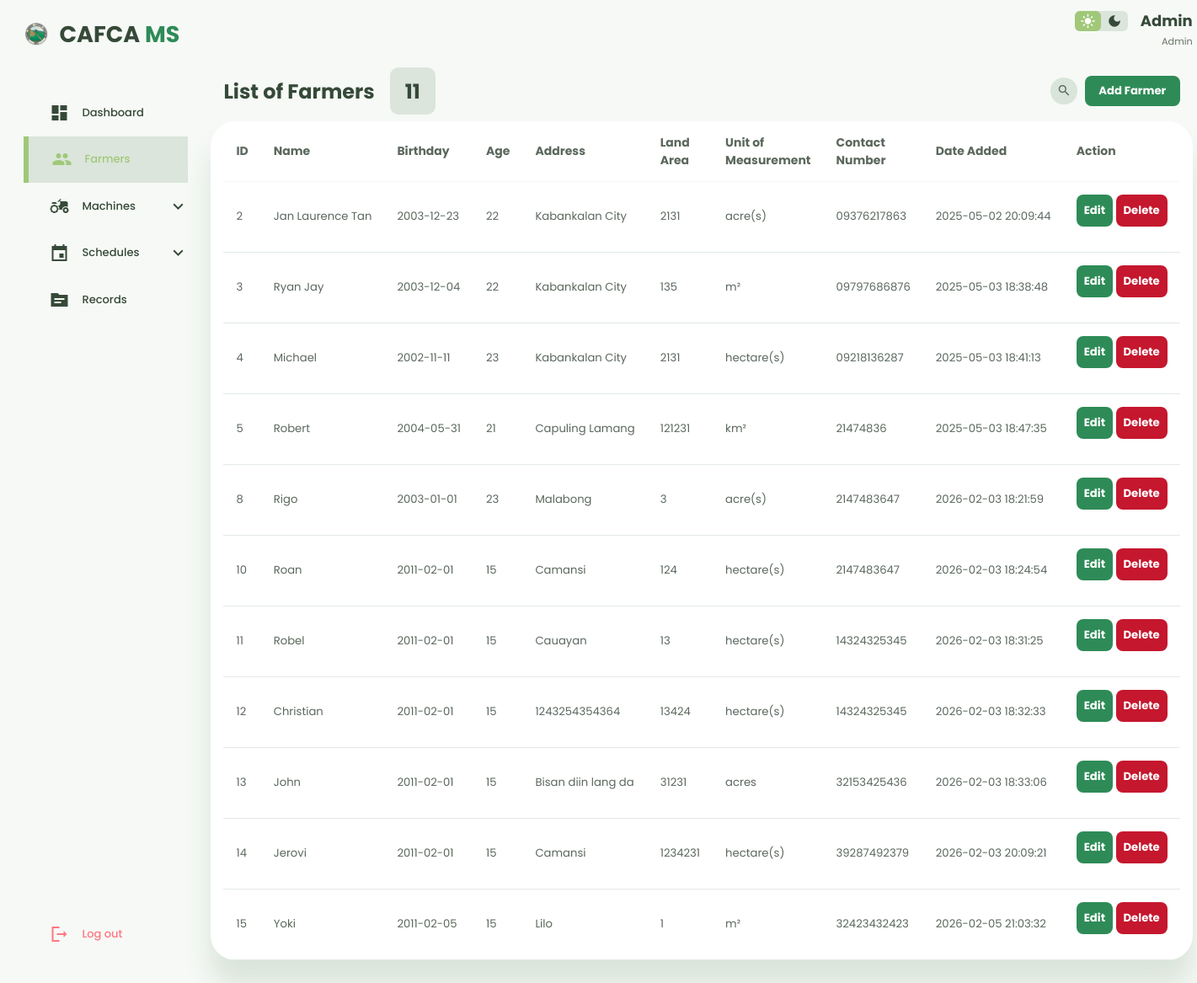
Screenshot of /dashboard/farmers_sec/farmers.php (signed in) with the database file from the repository.
### tables this page shows
CREATE TABLE `farmers` (
  `id` int(255) NOT NULL,
  `name` varchar(255) NOT NULL,
  `age` int(2) NOT NULL,
  `birthday` date NOT NULL,
  `address` varchar(255) NOT NULL,
  `land` varchar(255) NOT NULL,
  `unit` varchar(20) NOT NULL,
  `phone` varchar(11) NOT NULL,
  `created_at` varchar(255) NOT NULL DEFAULT current_timestamp()
);

### dashboard/farmers_sec/farmers.php (the view, shortened to what this page needs)
<?php
$servername = "localhost";
$username = "root";
$password = "";
$database = "testdb";
$conn = new mysqli($servername, $username, $password, $database);
$conn->query("SET time_zone = '+08:00'");
$now = new DateTime();
$currentDateTime = $now->format('Y-m-d H:i:s');
$conn->query("UPDATE schedules SET status = 'Expired' WHERE status = 'Pending' AND CONCAT(schedule_date, ' ', start_time) < '$currentDateTime'");
$farmerCountSql = "SELECT COUNT(*) as count FROM farmers";
$farmerCountResult = $conn->query($farmerCountSql);
$farmer_count = 0;
if ($farmerCountResult) {
    $row = $farmerCountResult->fetch_assoc();
    $farmer_count = $row['count'];
}
?>
<!DOCTYPE html>
<html lang="en">
<head>
    <link rel="stylesheet" href="farmerstyle.css">
</head>
<body>
    <div class="container">
        <aside>
            <div class="top">
                <a class="logo" href="../main/dashdex.php">
                    <img src="../../LandingPage/others/logo.png">
                    <h2>CAFCA <span>MS</span></h2>
                </a>
            </div>
            <div class="sidebar">
                <a href="../main/dashdex.php">
                    <span class="material-icons-sharp">dashboard</span>
                    <h3>Dashboard</h3>
                </a>
                <a href="../farmers_sec/farmers.php" class="active">
                    <span class="material-icons-sharp">people</span>
                    <h3>Farmers</h3>
                </a>
                <?php
                $statusParam = $_GET['status'] ?? '';
                $currentPage = basename($_SERVER['PHP_SELF']);
                $isMachinePage = ($currentPage === 'machine.php');
                ?>
                <div class="sidebar-dropdown <?= ($isMachinePage && $statusParam) ? 'open' : '' ?>">
                    <a href="javascript:void(0)" class="dropdown-toggle"
                        aria-expanded="<?= ($isMachinePage && $statusParam) ? 'true' : 'false' ?>">
                        <span class="material-icons-sharp">agriculture</span>
                        <h3>Machines</h3>
                        <span class="material-icons-sharp dropdown-icon">expand_more</span>
                    </a>
                </div>
                <div class="sidebar-dropdown <?= $schedulesStatus ? 'open' : '' ?>">
                    <a href="javascript:void(0)" class="dropdown-toggle"
                        aria-expanded="<?= $schedulesStatus ? 'true' : 'false' ?>">
                        <span class="material-icons-sharp">event</span>
                        <h3>Schedules</h3>
                        <span class="material-icons-sharp dropdown-icon">expand_more</span>
                    </a>
                </div>
                <a href="../records/records.php">
                    <span class="material-icons-sharp">topic</span>
                    <h3>Records</h3>
                </a>
                <div class="logout"><a href="../../login/logout.php"
                        onclick="return confirm('Are you sure you want to log out?');" class="danger">
                        <span class="material-icons-sharp">logout</span>
                        <h3>Log out</h3>
                    </a>
                </div>
            </div>
        </aside>
        <main>
            <div class="top">
                <div class="theme-toggler">
                    <span class="material-icons-sharp active">light_mode</span>
                    <span class="material-icons-sharp">dark_mode</span>
                </div>
                <div class="profile" style="display: flex; flex-direction: column; text-align: right;">
                    <span
                        style="font-size: 18px; text-transform: capitalize; font-weight: 700; "><?= $_SESSION['username']; ?></span>
                    <small class="text-muted">Admin</small>
                </div>
            </div>
            <div class="title">
                <h2 class="farmers-count">List of Farmers
                    <span><?= htmlspecialchars($farmer_count, ENT_QUOTES, 'UTF-8'); ?></span>
                </h2>
                <div class="title-actions">
                    <div class="search-expand-wrap" id="searchWrap">
                        <button class="search-icon-btn" id="searchToggleBtn" title="Search Farmers" type="button">
                            <span class="material-icons-sharp">search</span>
                        </button>
                    </div>
                    <a href="javascript:void(0)" onclick="openAddFarmerModal()" class="btn btn-primary farmer-btn" role="button">Add Farmer</a>
                </div>
            </div>
            <div class='table-scroll'>
                <table style='width:100%' class='table'>
                    <thead>
                        <tr>
                            <th>ID</th>
                            <th>Name</th>
                            <th>Birthday</th>
                            <th>Age</th>
                            <th>Address</th>
                            <th>Land Area</th>
                            <th>Unit of Measurement</th>
                            <th>Contact Number</th>
                            <th>Date Added</th>
                            <th>Action</th>
                        </tr>
                    </thead>
                    <tbody>
                        <?php
                    $sql = "SELECT * FROM farmers";
                    $result = $conn->query($sql);
                    while ($row = $result->fetch_assoc()) {
                        $birthday = new DateTime($row['birthday']);
                        $today = new DateTime();
                        $age = $birthday->diff($today)->y;
                        $safeName    = htmlspecialchars($row['name'], ENT_QUOTES, 'UTF-8');
                        $safeAddress = htmlspecialchars($row['address'], ENT_QUOTES, 'UTF-8');
                        $safePhone   = htmlspecialchars($row['phone'], ENT_QUOTES, 'UTF-8');
                        $safeUnit    = htmlspecialchars($row['unit'], ENT_QUOTES, 'UTF-8');
                        $safeId      = intval($row['id']);
                        echo "
                    <tr class='farmer-row'
                        data-name='" . strtolower($safeName) . "'
                        data-address='" . strtolower($safeAddress) . "'
                        data-phone='" . strtolower($safePhone) . "'
                        data-unit='$safeUnit'>
                        <td>$safeId</td>
                        <td>$safeName</td>
                        <td>" . htmlspecialchars($row['birthday'], ENT_QUOTES, 'UTF-8') . "</td>
                        <td>$age</td>
                        <td>$safeAddress</td>
                        <td>" . htmlspecialchars($row['land'], ENT_QUOTES, 'UTF-8') . "</td>
                        <td>$safeUnit</td>
                        <td>$safePhone</td>
                        <td>" . htmlspecialchars($row['created_at'], ENT_QUOTES, 'UTF-8') . "</td>
                        <td>
                            <a class='btn btn-primary btn-sm' onclick='openEditFarmerModal($safeId)'>Edit</a>
                            <a class='btn btn-danger btn-sm'
                                            onclick=\"return confirm('Are you sure you want to delete $safeName?');\"
                                            href='delete.php?id=$safeId'>Delete</a>
                        </td>
                    </tr>
                    ";
                    }
                    ?>
                    </tbody>
                </table>
            </div>
        </main>
    </div>
</body>
</html>

### rows the page displays
farmers: id "2", name "Jan Laurence Tan", birthday "2003-12-23", address "Kabankalan City", land "2131", unit "acre(s)", phone "09376217863", created_at "2025-05-02 20:09:44"
farmers: id "3", name "Ryan Jay", birthday "2003-12-04", address "Kabankalan City", land "135", unit "m²", phone "09797686876", created_at "2025-05-03 18:38:48"
farmers: id "4", name "Michael", birthday "2002-11-11", address "Kabankalan City", land "2131", unit "hectare(s)", phone "09218136287", created_at "2025-05-03 18:41:13"
farmers: id "5", name "Robert", birthday "2004-05-31", address "Capuling Lamang", land "121231", unit "km²", phone "21474836", created_at "2025-05-03 18:47:35"
farmers: id "8", name "Rigo", birthday "2003-01-01", address "Malabong", land "3", unit "acre(s)", phone "2147483647", created_at "2026-02-03 18:21:59"
farmers: id "10", name "Roan", birthday "2011-02-01", address "Camansi", land "124", unit "hectare(s)", phone "2147483647", created_at "2026-02-03 18:24:54"
farmers: id "11", name "Robel", birthday "2011-02-01", address "Cauayan", land "13", unit "hectare(s)", phone "14324325345", created_at "2026-02-03 18:31:25"
farmers: id "12", name "Christian", birthday "2011-02-01", address "1243254354364", land "13424", unit "hectare(s)", phone "14324325345", created_at "2026-02-03 18:32:33"
farmers: id "13", name "John", birthday "2011-02-01", address "Bisan diin lang da", land "31231", unit "acres", phone "32153425436", created_at "2026-02-03 18:33:06"
farmers: id "14", name "Jerovi", birthday "2011-02-01", address "Camansi", land "1234231", unit "hectare(s)", phone "39287492379", created_at "2026-02-03 20:09:21"
farmers: id "15", name "Yoki", birthday "2011-02-05", address "Lilo", land "1", unit "m²", phone "32423432423", created_at "2026-02-05 21:03:32"

### other values shown
$_SESSION['username'] "Admin"
$farmer_count "11"
